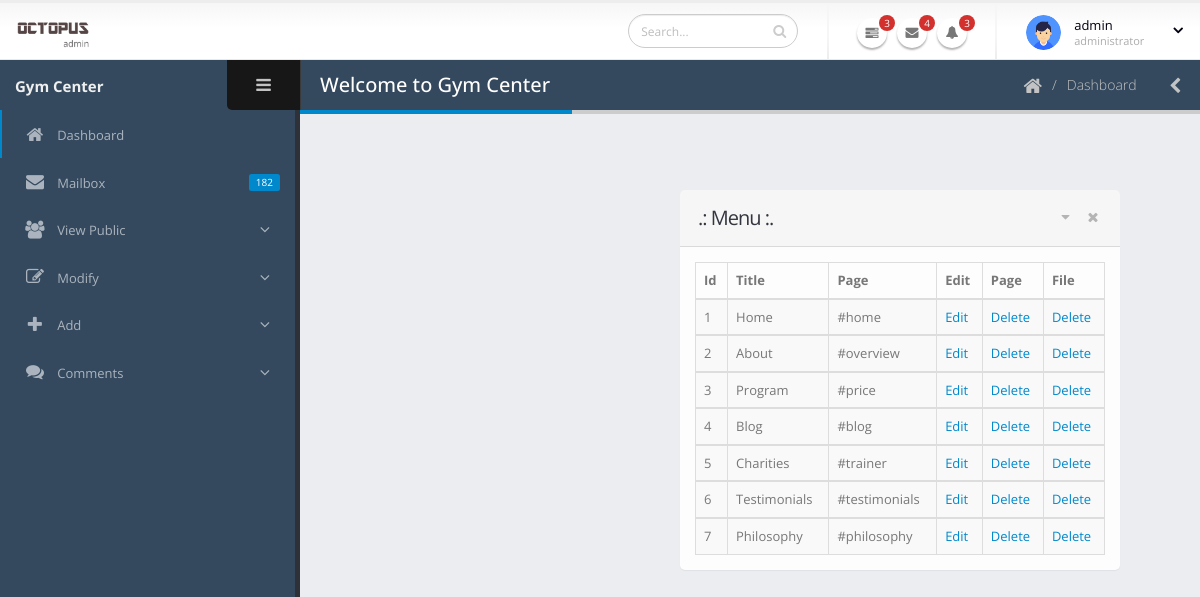
The app's page /techfesta/admin/menu (signed in) with its own data.
### tables this page shows
CREATE TABLE IF NOT EXISTS `menus` (
  `id` int(20) NOT NULL AUTO_INCREMENT,
  `title` varchar(20) NOT NULL,
  `page` varchar(20) NOT NULL,
  PRIMARY KEY (`id`)
);

### techfesta/admin/menu.php (the view, shortened to what this page needs)
<!doctype html>
<html class="fixed">
	<head>
		<link rel="stylesheet" href="assets/vendor/bootstrap/css/bootstrap.css" />
		<link rel="stylesheet" href="assets/vendor/font-awesome/css/font-awesome.css" />
		<link rel="stylesheet" href="assets/vendor/magnific-popup/magnific-popup.css" />
		<link rel="stylesheet" href="assets/vendor/bootstrap-datepicker/css/datepicker3.css" />
		<link rel="stylesheet" href="assets/vendor/jquery-ui/css/ui-lightness/jquery-ui-1.10.4.custom.css" />
		<link rel="stylesheet" href="assets/vendor/bootstrap-multiselect/bootstrap-multiselect.css" />
		<link rel="stylesheet" href="assets/vendor/morris/morris.css" />
		<link rel="stylesheet" href="assets/stylesheets/theme.css" />
		<link rel="stylesheet" href="assets/stylesheets/skins/default.css" />
		<link rel="stylesheet" href="assets/stylesheets/theme-custom.css">
	</head>
	<body>
		<section class="body">
		<?php include('includes/includes.php'); ?>
			<div class="inner-wrapper">
				<?php include('includes/left.php'); ?>
				<section role="main" class="content-body">
				<?php include('includes/header.php');?>
				<section role="main" class="content-body">
				<?php include('includes/header.php');?>
				<section class="panel">
                    <header class="panel-heading">
                        <div class="panel-actions">
                            <a href="" class="fa fa-caret-down"></a>
                            <a href="" class="fa fa-times"></a>
                        </div>
                        <h2 class="panel-title">.: Menu :.</h2>
                    </header>
                    <div class="panel-body">
                    <table class="table table-bordered table-striped mb-none" id="datatable-tabletools" data-swf-path="assets/vendor/jquery-datatables/extras/TableTools/swf/copy_csv_xls_pdf.swf">
                    <thead><tr><th>Id</th><th>Title</th><th>Page</th><th>Edit</th><th>Page</th><th>File</th></tr></thead>
					<?php
					$sql = "SELECT * FROM menus";
					$view = $start->query($sql);
					if($view->num_rows > 0){
						while($row = $view->fetch_assoc()){
							echo "<tbody><tr class='gradeX'><td>";
							echo $row['id'];
							echo "</td><td>";
							echo $row['title'];
							echo "</td><td>";
							echo $row['page'];
							echo "</td><td>";
							echo "<a href=edit_menus.php?id=";
					        echo $row['id'];
					        echo ">Edit</a>";
					        echo "</td><td>";
					        echo "<a href=delete_menu.php?id=";
					        echo $row['id'];
					        echo ">Delete</a>";
					        echo "</td><td>";
					        echo "<a href=delete_menu_file.php?file=";
					        echo $row['title'];
					        echo ">Delete</a>";
							echo "</td></tr>";
							}
						}
						echo "</tbody></table>";?>
                    </div>
                </section>
				</section>
			</div>
		</section>
	</body>
</html>

### techfesta/admin/includes/includes.php (shortened to what this page needs)
<?php
require('../db.php');
$sql1 = "SELECT * FROM admin";
$admin = $start->query($sql1);
$ad = $admin->fetch_assoc();
?>
<header class="header">
    <div class="logo-container">
        <a href="../" class="logo">
            <img src="assets/images/logo.png" height="35" alt="Admin" />
        </a>
    </div>
    <div class="header-right">
        <form action="" class="search nav-form">
            <div class="input-group input-search">
                <input type="text" class="form-control" name="q" placeholder="Search...">
                <span class="input-group-btn">
                    <button class="btn btn-default" type="submit"><i class="fa fa-search"></i></button>
                </span>
            </div>
        </form>
        <span class="separator"></span>
        <ul class="notifications">
            <li>
                <a href="#" class="dropdown-toggle notification-icon" data-toggle="dropdown">
                    <i class="fa fa-tasks"></i>
                    <span class="badge">3</span>
                </a>
            </li>
            <li>
                <a href="#" class="dropdown-toggle notification-icon" data-toggle="dropdown">
                    <i class="fa fa-envelope"></i>
                    <span class="badge">4</span>
                </a>
            </li>
            <li>
                <a href="#" class="dropdown-toggle notification-icon" data-toggle="dropdown">
                    <i class="fa fa-bell"></i>
                    <span class="badge">3</span>
                </a>
            </li>
        </ul>
        <span class="separator"></span>
        <div id="userbox" class="userbox">
            <a href="#" data-toggle="dropdown">
                <figure class="profile-picture">
                    <img src="assets/images/admin.png" alt="Joseph Doe" class="img-circle" data-lock-picture="assets/images/!logged-user.jpg" />
                </figure>
                <div class="profile-info" data-lock-name="John Doe" data-lock-email="johndoe@JSOFT.com">
                    <span class="name"><?php echo $ad['Name'];?></span>
                    <span class="role">administrator</span>
                </div>
                <i class="fa custom-caret"></i>
            </a>
        </div>
    </div>
</header>

### techfesta/admin/assets/stylesheets/skins/default.css (style rules this page uses)
a, .btn-link { color: #0088cc; }
.notifications .notification-menu:before, .notifications .notification-icon:before { border-bottom-color: #0088cc; }

### records on screen
menus: id "1", title "Home", page "#home"
menus: id "2", title "About", page "#overview"
menus: id "3", title "Program", page "#price"
menus: id "4", title "Blog", page "#blog"
menus: id "5", title "Charities", page "#trainer"
menus: id "6", title "Testimonials", page "#testimonials"
menus: id "7", title "Philosophy", page "#philosophy"

### other values on screen
$ad['Name'] "admin"
